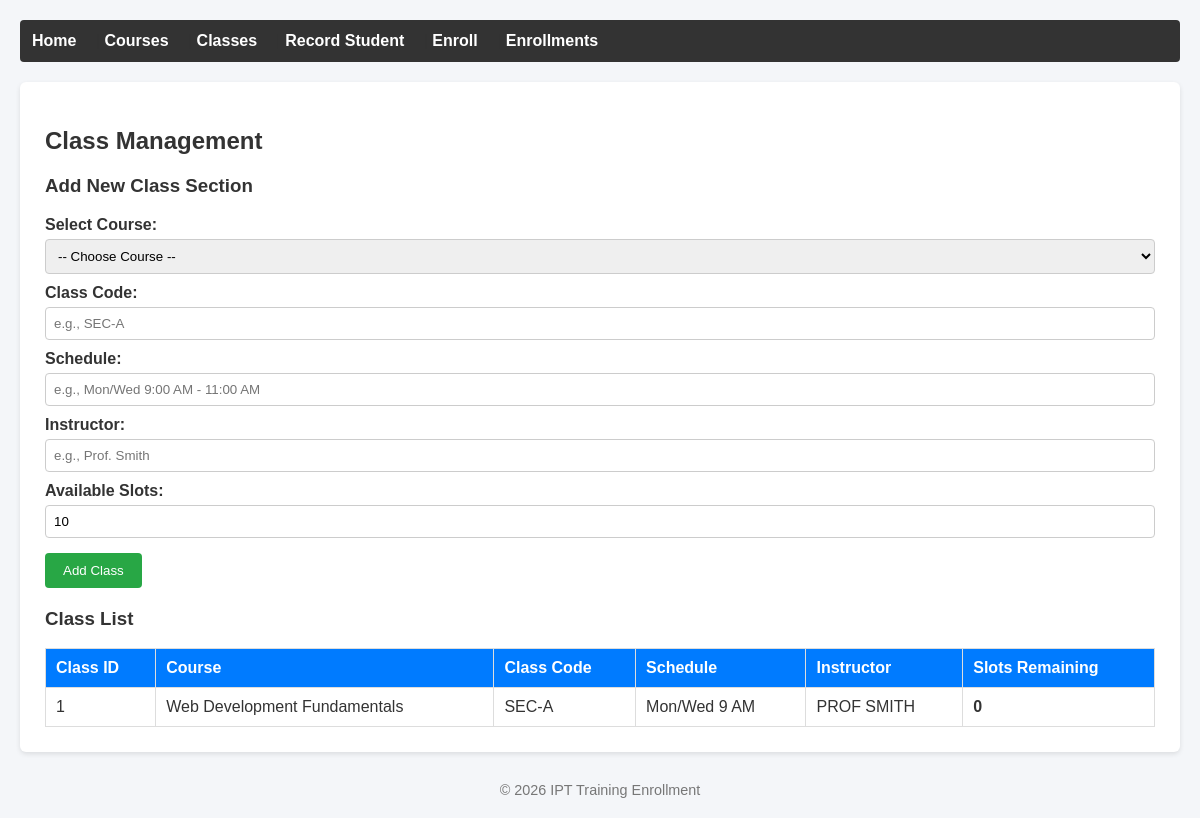
/admin/classes.php, run on the app's committed database.
### tables this page shows
CREATE TABLE `classes` (
  `class_id` int(11) NOT NULL,
  `course_id` int(11) NOT NULL,
  `class_code` varchar(20) NOT NULL,
  `schedule` varchar(100) DEFAULT NULL,
  `instructor` varchar(100) DEFAULT NULL,
  `slots` int(11) NOT NULL DEFAULT 0
);

CREATE TABLE `courses` (
  `course_id` int(11) NOT NULL,
  `course_code` varchar(20) NOT NULL,
  `course_name` varchar(100) NOT NULL,
  `description` text DEFAULT NULL
);

### classes/ClassSection.php (called while the page is built, shortened)
<?php
class ClassSection {
    private $db;
    public function __construct(PDO $db) {
        $this->db = $db;
    }
    public function allWithCourse() {
        $sql = "SELECT c.*, co.course_name, co.course_code
                FROM classes c
                JOIN courses co ON c.course_id = co.course_id
                ORDER BY c.class_id DESC";
        $stmt = $this->db->query($sql);
        return $stmt->fetchAll();
    }
}

### admin/classes.php (the view, shortened to what this page needs)
<?php
require_once __DIR__ . '/../config/db.php';
require_once __DIR__ . '/../classes/ClassSection.php';
$classObj  = new ClassSection($db);
$classes = $classObj->allWithCourse();
require_once __DIR__ . '/../includes/header.php';
?>
<h2>Class Management</h2>
<form method="POST" action="classes.php">
    <h3>Add New Class Section</h3>
    <label>Select Course:</label>
    <select name="course_id" required>
        <option value="">-- Choose Course --</option>
    </select>
    <label>Class Code:</label>
    <input type="text" name="class_code" required placeholder="e.g., SEC-A">
    <label>Schedule:</label>
    <input type="text" name="schedule" placeholder="e.g., Mon/Wed 9:00 AM - 11:00 AM">
    <label>Instructor:</label>
    <input type="text" name="instructor" placeholder="e.g., Prof. Smith">
    <label>Available Slots:</label>
    <input type="number" name="slots" min="0" value="10" required>
    <button type="submit">Add Class</button>
</form>
<h3>Class List</h3>
<table>
    <thead>
        <tr>
            <th>Class ID</th>
            <th>Course</th>
            <th>Class Code</th>
            <th>Schedule</th>
            <th>Instructor</th>
            <th>Slots Remaining</th>
        </tr>
    </thead>
    <tbody>
        <?php foreach ($classes as $cl): ?>
            <tr>
                <td><?php echo htmlspecialchars($cl['class_id']); ?></td>
                <td><?php echo htmlspecialchars($cl['course_name']); ?></td>
                <td><?php echo htmlspecialchars($cl['class_code']); ?></td>
                <td><?php echo htmlspecialchars($cl['schedule']); ?></td>
                <td><?php echo htmlspecialchars($cl['instructor']); ?></td>
                <td><strong><?php echo htmlspecialchars($cl['slots']); ?></strong></td>
            </tr>
        <?php endforeach; ?>
    </tbody>
</table>
<?php require_once __DIR__ . '/../includes/footer.php'; ?>

### css/style.css (style rules this page uses)
body { font-family: Arial, sans-serif; margin: 20px; background-color: #f4f6f9; color: #333; }
table { width: 100%; border-collapse: collapse; margin-top: 15px; }
th, td { padding: 10px; border: 1px solid #ddd; text-align: left; }
th { background-color: #007bff; color: white; }
form { margin-bottom: 20px; }
label { display: block; margin-top: 10px; font-weight: bold; }
input, select, textarea { width: 100%; padding: 8px; margin-top: 5px; box-sizing: border-box; border: 1px solid #ccc; border-radius: 4px; }
button { margin-top: 15px; padding: 10px 18px; background-color: #28a745; color: white; border: none; border-radius: 4px; cursor: pointer; }

### data on the page
classes: class_id "1", course.course_name "Web Development Fundamentals", class_code "SEC-A", schedule "Mon/Wed 9 AM", instructor "PROF SMITH", slots "0"
